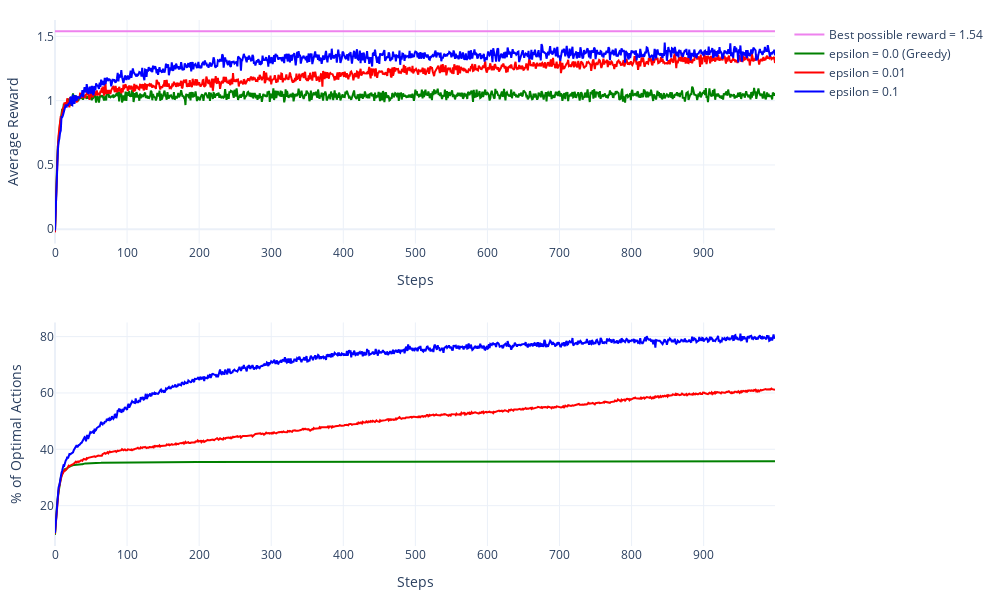

Notebook code cell kept with this figure:
### Code cell
colors = ["green", "red", "blue"]

fig = make_subplots(rows=2, cols=1)

fig.add_trace(trace=go.Scatter(
    y=1.54 + np.zeros(shape=(N_STEPS,)),
    marker=dict(color="violet"),
    name="Best possible reward = 1.54",
), row=1, col=1)

for i, agent in enumerate(agents):
    fig.add_trace(trace=go.Scatter(
        y=average_rewards[i],
        marker=dict(color=colors[i]),
        name=f"epsilon = {agent.epsilon} " + ("(Greedy)" if agent.epsilon == 0.0 else ""),
    ), row=1, col=1)
    
    fig.add_trace(trace=go.Scatter(
        y=optimal_action_pct[i],
        marker=dict(color=colors[i]),
        showlegend=False
    ), row=2, col=1)

fig.update_xaxes(title_text="Steps", row=1, col=1)
fig.update_xaxes(title_text="Steps", row=2, col=1)
fig.update_yaxes(title_text="Average Reward", row=1, col=1)
fig.update_yaxes(title_text="% of Optimal Actions", row=2, col=1)
fig.update_layout(
    template="plotly_white",
    margin=dict(l=50, r=30, t=20, b=40),
    width=1000,
    height=600,
)
fig.show()

### Figure 1 — Plotly figure (JSON) as saved in the notebook; plotly's stock layout.template omitted (floating-point values rounded to 4 significant figures; data arrays with more than 128 entries replaced by an {"elided": "..."} marker saying what was removed)
{"data": [{"marker": {"color": "violet"}, "name": "Best possible reward = 1.54", "type": "scatter", "xaxis": "x", "y": {"elided": "1000 float values"}, "yaxis": "y"}, {"marker": {"color": "green"}, "name": "epsilon = 0.0 (Greedy)", "type": "scatter", "xaxis": "x", "y": {"elided": "1000 float values"}, "yaxis": "y"}, {"marker": {"color": "green"}, "showlegend": false, "type": "scatter", "xaxis": "x2", "y": {"elided": "1000 float values"}, "yaxis": "y2"}, {"marker": {"color": "red"}, "name": "epsilon = 0.01 ", "type": "scatter", "xaxis": "x", "y": {"elided": "1000 float values"}, "yaxis": "y"}, {"marker": {"color": "red"}, "showlegend": false, "type": "scatter", "xaxis": "x2", "y": {"elided": "1000 float values"}, "yaxis": "y2"}, {"marker": {"color": "blue"}, "name": "epsilon = 0.1 ", "type": "scatter", "xaxis": "x", "y": {"elided": "1000 float values"}, "yaxis": "y"}, {"marker": {"color": "blue"}, "showlegend": false, "type": "scatter", "xaxis": "x2", "y": {"elided": "1000 float values"}, "yaxis": "y2"}], "layout": {"height": 600, "margin": {"b": 40, "l": 50, "r": 30, "t": 20}, "width": 1000, "xaxis": {"anchor": "y", "domain": [0, 1], "title": {"text": "Steps"}}, "xaxis2": {"anchor": "y2", "domain": [0, 1], "title": {"text": "Steps"}}, "yaxis": {"anchor": "x", "domain": [0.575, 1], "title": {"text": "Average Reward"}}, "yaxis2": {"anchor": "x2", "domain": [0, 0.425], "title": {"text": "% of Optimal Actions"}}}}
